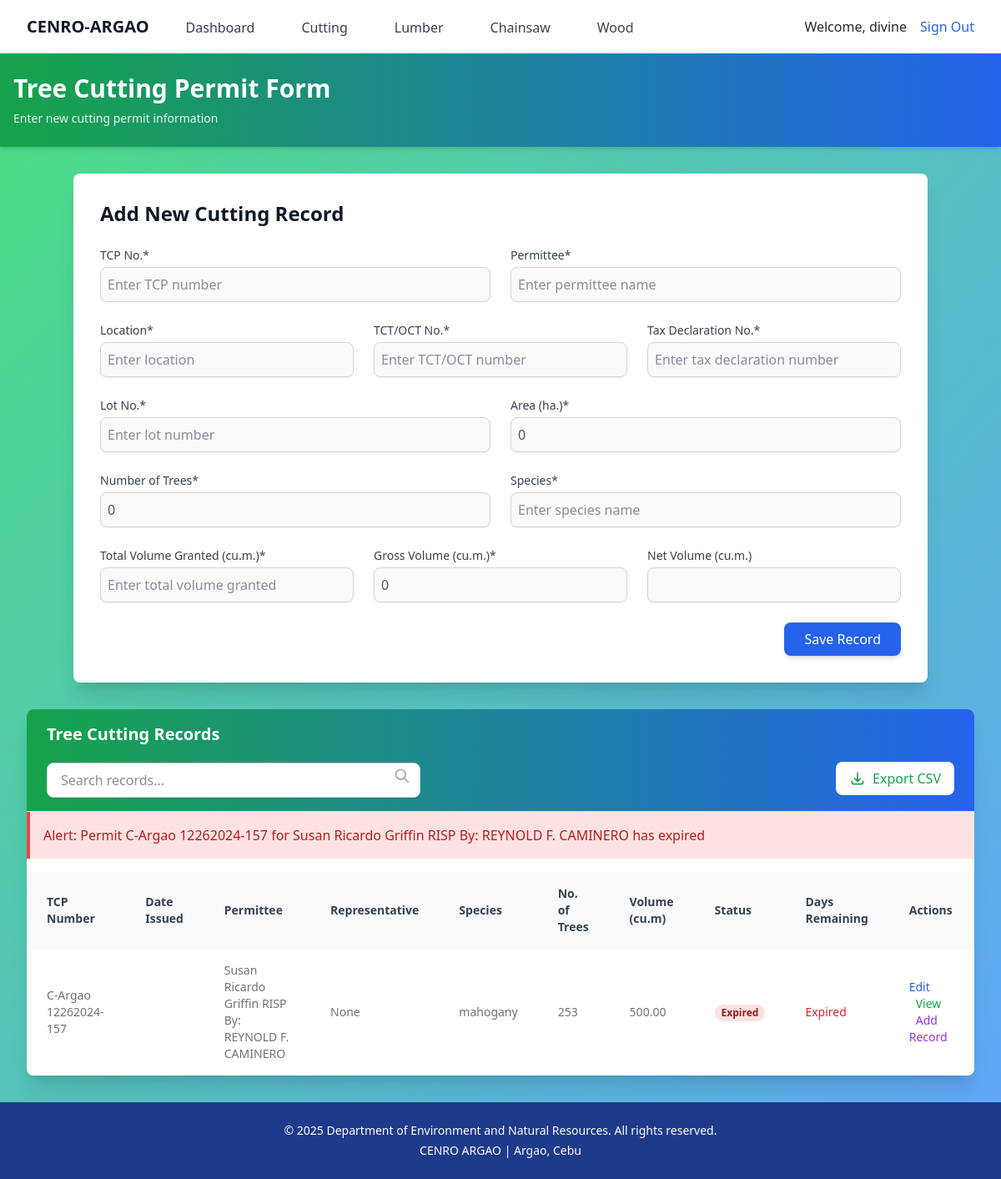
/cutting/ (signed in), run on an earlier commit of the app's database.
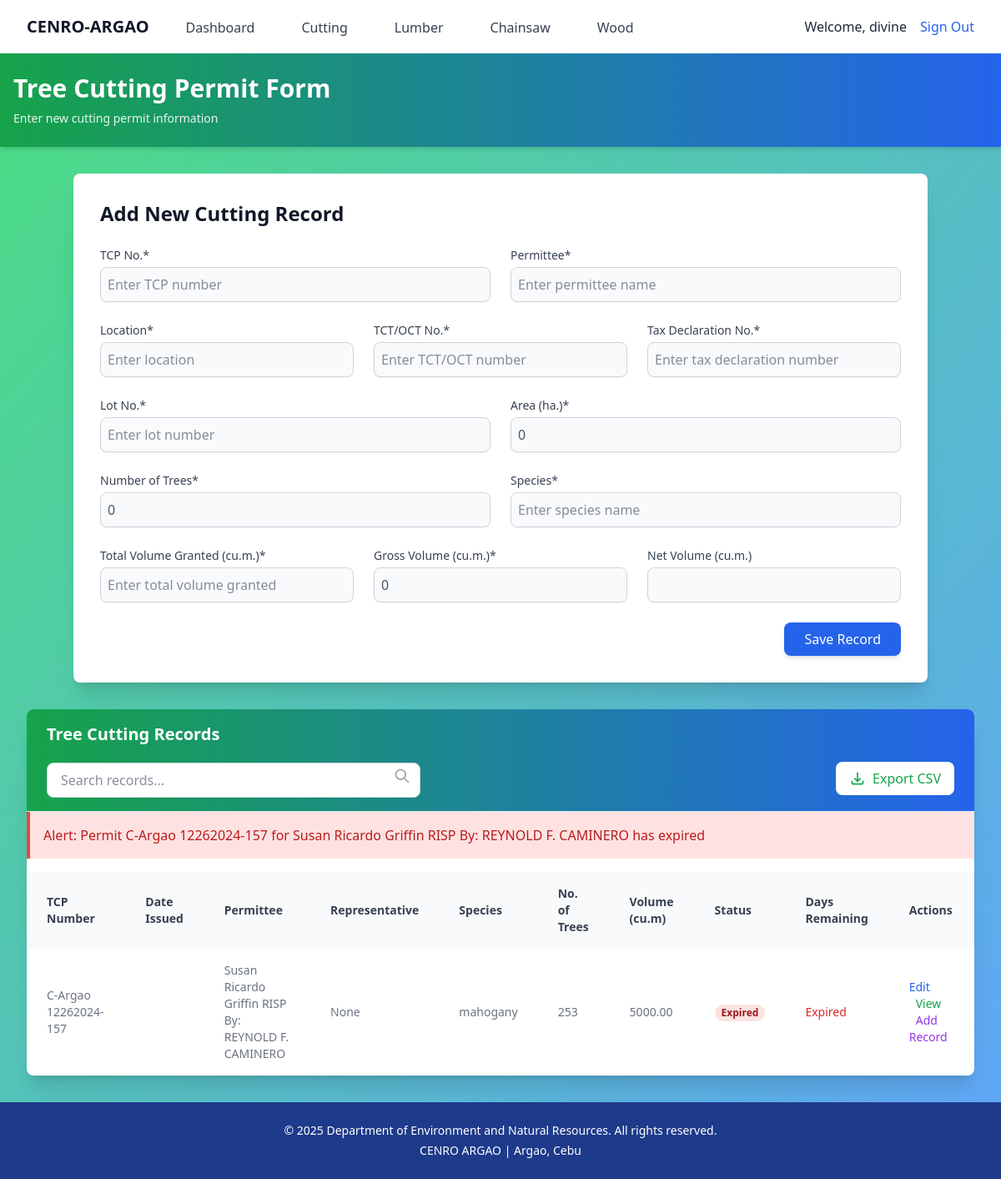
And on a later commit of the database.
### base/models.py (models this page shows, shortened)
class Cutting(models.Model):
    tcp_no = models.CharField(max_length=100, unique=True)
    permit_issue_date = models.DateField(null=True, blank=True)
    expiry_date = models.DateField(null=True, blank=True)
    permittee = models.CharField(max_length=100)
    rep_by = models.CharField(max_length=100, blank=True, null=True)
    total_volume_granted = models.DecimalField(max_digits=10, decimal_places=2)
    location = models.CharField(max_length=200, default='')
    tct_oct_no = models.CharField(max_length=100, default='')
    tax_dec_no = models.CharField(max_length=100, default='')
    lot_no = models.CharField(max_length=100, default='')
    area = models.DecimalField(max_digits=10, decimal_places=2, default=0)
    no_of_trees = models.IntegerField(default=0)
    species = models.CharField(max_length=100, default='')
    gross_volume = models.DecimalField(max_digits=10, decimal_places=2, default=0)
    created_at = models.DateTimeField(auto_now_add=True)
    updated_at = models.DateTimeField(auto_now=True)
    @property
    def days_remaining(self):
        if self.expiry_date:
            delta = self.expiry_date - timezone.now().date()
            return delta.days
        return 0
    @property
    def is_expiring_soon(self):
        remaining = self.days_remaining
        return 0 < remaining <= 30
    @property
    def is_expired(self):
        return self.days_remaining <= 0
    @property
    def status(self):
        if self.is_expired:
            return 'Expired'
        elif self.is_expiring_soon:
            return 'Expiring Soon'
        return 'Active'
    class Meta:
        ordering = ['-created_at']

### base/views.py (the view, shortened to what this page needs)
# urls.py: path('cutting/', views.cutting, name='cutting'),
@login_required
def cutting(request):
    cutting_records = Cutting.objects.all().order_by('-created_at')
    form = CuttingForm()
    context = {
        'cutting_records': cutting_records,
        'form': form
    }
    return render(request, 'cutting.html', context)

### base/templates/cutting.html (shortened to what the changed rows need)
{% load static %}
{% load form_filters %}
{% load widget_tweaks %}
<!DOCTYPE html>
<html lang="en">
<head>
    <script src="https://cdn.tailwindcss.com"></script>
</head>
<body class="font-inter bg-gradient-to-tl from-blue-400 to-green-400 text-gray-900">
    <div class="bg-gradient-to-r from-green-600 to-blue-600 text-white py-6 shadow-md">
        <div class="max-w-7xl mx-auto px-4">
            <h1 class="text-3xl font-bold mb-2">Tree Cutting Permit Form</h1>
        </div>
    </div>
    <div class="max-w-5xl mx-auto bg-white p-8 mt-8 shadow-xl rounded-lg">
        <h2 class="text-2xl font-bold mb-6">Add New Cutting Record</h2>
    </div>
    <div class="max-w-7xl mx-auto px-4 sm:px-6 lg:px-8 py-8">
        <div class="bg-white shadow-xl rounded-lg overflow-hidden">
            <div class="overflow-x-auto">
                <div class="mb-4">
                    {% for record in cutting_records %}
                        {% if record.is_expiring_soon and not record.is_expired %}
                            <div class="bg-yellow-100 border-l-4 border-yellow-500 text-yellow-700 p-4 mb-2">
                                Warning: Permit {{ record.tcp_no }} for {{ record.permittee }} will expire in {{ record.days_remaining }} days
                            </div>
                        {% elif record.is_expired %}
                            <div class="bg-red-100 border-l-4 border-red-500 text-red-700 p-4 mb-2">
                                Alert: Permit {{ record.tcp_no }} for {{ record.permittee }} has expired
                            </div>
                        {% endif %}
                    {% endfor %}
                </div>
                <table class="min-w-full text-sm text-left text-gray-500">
                    <thead class="bg-gray-50 text-gray-700">
                        <tr>
                            <th class="px-6 py-4 font-semibold">TCP Number</th>
                            <th class="px-6 py-4 font-semibold">Date Issued</th>
                            <th class="px-6 py-4 font-semibold">Permittee</th>
                            <th class="px-6 py-4 font-semibold">Representative</th>
                            <th class="px-6 py-4 font-semibold">Species</th>
                            <th class="px-6 py-4 font-semibold">No. of Trees</th>
                            <th class="px-6 py-4 font-semibold">Volume (cu.m)</th>
                            <th class="px-6 py-4 font-semibold">Status</th>
                            <th class="px-6 py-4 font-semibold">Days Remaining</th>
                            <th class="px-6 py-4 font-semibold">Actions</th>
                        </tr>
                    </thead>
                    <tbody class="divide-y divide-gray-200">
                        {% for record in cutting_records %}
                        <tr class="hover:bg-gray-50 transition-colors duration-150">
                            <td class="px-6 py-4">{{ record.tcp_no }}</td>
                            <td class="px-6 py-4">{{ record.permit_issue_date|date:"m-d-Y" }}</td>
                            <td class="px-6 py-4">{{ record.permittee }}</td>
                            <td class="px-6 py-4">{{ record.rep_by }}</td>
                            <td class="px-6 py-4">{{ record.species }}</td>
                            <td class="px-6 py-4">{{ record.no_of_trees }}</td>
                            <td class="px-6 py-4">{{ record.total_volume_granted }}</td>
                            <td class="px-6 py-4">
                                <span class="px-2 inline-flex text-xs leading-5 font-semibold rounded-full
                                    {% if record.is_expired %}
                                        bg-red-100 text-red-800
                                    {% elif record.is_expiring_soon %}
                                        bg-yellow-100 text-yellow-800
                                    {% else %}
                                        bg-green-100 text-green-800
                                    {% endif %}">
                                    {{ record.status }}
                                </span>
                            </td>
                            <td class="px-6 py-4">
                                {% if record.is_expired %}
                                    <span class="text-red-600 font-medium">Expired</span>
                                {% else %}
                                    <span class="{% if record.is_expiring_soon %}text-yellow-600{% else %}text-gray-900{% endif %} font-medium">
                                        {{ record.days_remaining }} days
                                    </span>
                                {% endif %}
                            </td>
                            <td class="px-6 py-4 space-x-2">
                                <a href="{% url 'edit_cutting' record.id %}" class="text-blue-600 hover:text-blue-800 font-medium">Edit</a>
                                <a href="{% url 'view_cutting' record.id %}" class="text-green-600 hover:text-green-800 font-medium">View</a>
                                <a href="{% url 'add_cutting_record' record.tcp_no %}" class="text-purple-600 hover:text-purple-800 font-medium">Add Record</a>
                            </td>
                        </tr>
                        {% endfor %}
                    </tbody>
                </table>
            </div>
        </div>
    </div>
</body>
</html>

What changed in the data, as far as the page shows it:
changed Cutting "C-Argao 12262024-157": total_volume_granted "500.00" → "5000.00"
